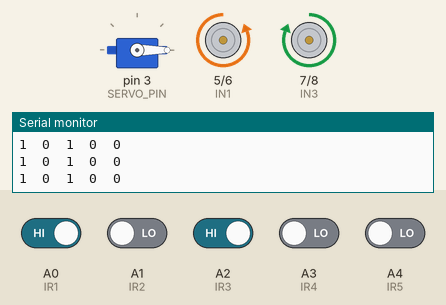
Recording of a sketch running on a simulated Arduino Uno, built with avr-gcc and run on an emulated ATmega328P. On the bench: servo, motor-driver pin pairs drawn as motors (green arrow = first pin HIGH = forward, orange = second pin HIGH = backward, longer = more drive, scaled by the enable pin), the last lines printed to the serial monitor. The inputs (shaded band) are chosen by the test bench; at power-on: A0 (IR1), A2 (IR3) HIGH, A1 (IR2), A3 (IR4), A4 (IR5) LOW.

Above: at 1.2 s.
1.3 s: A0 (IR1) driven LOW
At 2.5 s:
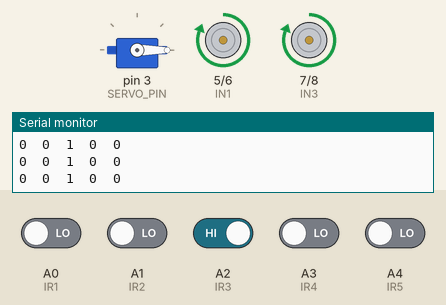
2.8 s: A1 (IR2) driven HIGH
At 3.9 s:
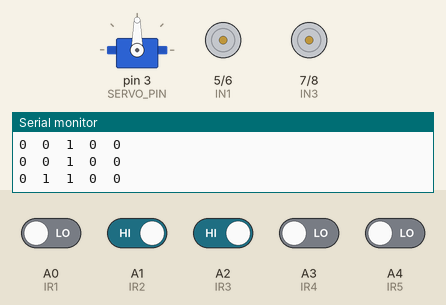
4.3 s: A1 (IR2) driven LOW and A4 (IR5) driven HIGH
7.3 s: A0 (IR1) driven HIGH
At 8.9 s:
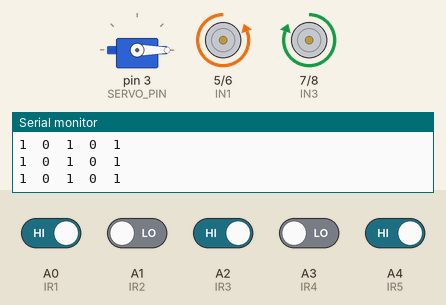
9.3 s: A0 (IR1) driven LOW
At 9.6 s:
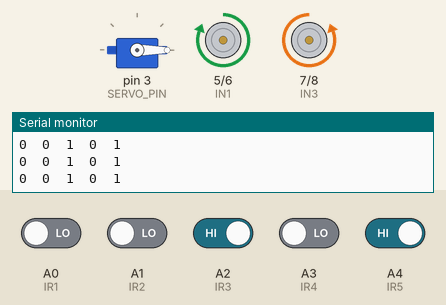
10.8 s: A4 (IR5) driven LOW
At 12.1 s:
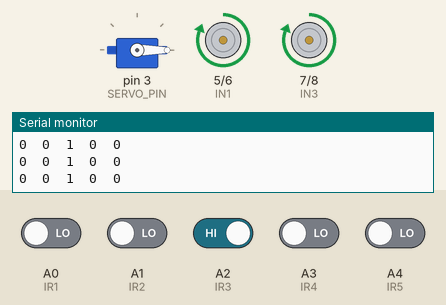
Timing chart, 0 to 13.8 s (numbered marks = the images above; inputs shaded):
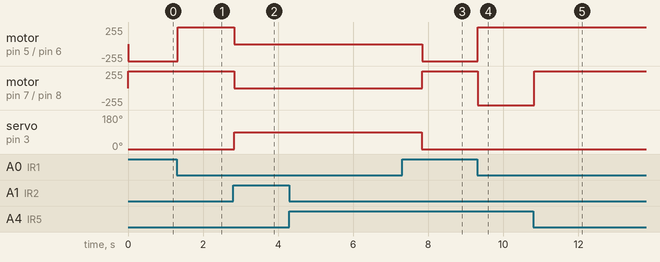

Measured:
- after the input at 1.3 s, motor on pin 5 (IN1) / pin 6 (IN2): backward 255/255 → forward 255/255 at once
- after the input at 2.8 s, motor on pin 5 (IN1) / pin 6 (IN2), motor on pin 7 (IN3) / pin 8 (IN4): forward 255/255 → stopped at once; servo on pin 3 (SERVO_PIN): 0° → 90° at once
- after the input at 4.3 s, every drawn part: stays the same
- after the input at 7.3 s, motor on pin 5 (IN1) / pin 6 (IN2): stopped → backward 255/255 after 0.53 s; motor on pin 7 (IN3) / pin 8 (IN4): stopped → forward 255/255 after 0.53 s
- after the input at 9.3 s, motor on pin 5 (IN1) / pin 6 (IN2): backward 255/255 → forward 255/255 at once; motor on pin 7 (IN3) / pin 8 (IN4): forward 255/255 → backward 255/255 at once
- after the input at 10.8 s, motor on pin 7 (IN3) / pin 8 (IN4): backward 255/255 → forward 255/255 at once

The sketch:

Nano_LFRADVANCED_NURSE_BOT.ino
```cpp
#include <Servo.h>

// Define the pins for the IR sensors
const int IR1 = A0;
const int IR2 = A1;
const int IR3 = A2;
const int IR4 = A3;
const int IR5 = A4;

// Define the pins for the L298N motor driver
#define ENA 9
#define IN1 5
#define IN2 6
#define IN3 7
#define IN4 8
#define ENB 10

// Define the pin for the servo
#define SERVO_PIN 3

Servo doorServo;  // Create a servo object

void setup() {
  Serial.begin(9600);

  // Initialize the IR sensor pins as inputs
  pinMode(IR1, INPUT);
  pinMode(IR2, INPUT);
  pinMode(IR3, INPUT);
  pinMode(IR4, INPUT);
  pinMode(IR5, INPUT);

  // Initialize the motor driver pins as outputs
  pinMode(ENA, OUTPUT);
  pinMode(IN1, OUTPUT);
  pinMode(IN2, OUTPUT);
  pinMode(IN3, OUTPUT);
  pinMode(IN4, OUTPUT);
  pinMode(ENB, OUTPUT);

  // Attach the servo
  doorServo.attach(SERVO_PIN);
  doorServo.write(0);  // Assume door is closed initially
}

void loop() {
  // Read the values from the IR sensors
  bool ir1 = digitalRead(IR1);
  bool ir2 = digitalRead(IR2);
  bool ir3 = digitalRead(IR3);
  bool ir4 = digitalRead(IR4);
  bool ir5 = digitalRead(IR5);
  Serial.print(ir1);
  Serial.print("  ");
  Serial.print(ir2);
  Serial.print("  ");
  Serial.print(ir3);
  Serial.print("  ");
  Serial.print(ir4);
  Serial.print("  ");
  Serial.print(ir5);
  Serial.println("  ");
  // Implement the line following algorithm
  if (!ir1 && !ir2 && ir3 && !ir4 && !ir5) {
    // Go straight
    digitalWrite(IN1, HIGH);
    digitalWrite(IN2, LOW);
    digitalWrite(IN3, HIGH);
    digitalWrite(IN4, LOW);
  } else if (ir1 || (ir1 && ir2)) {
    // Hard left
    digitalWrite(IN1, LOW);
    digitalWrite(IN2, HIGH);
    digitalWrite(IN3, HIGH);
    digitalWrite(IN4, LOW);
  } else if (ir2 && !ir3) {
    // Soft left
    digitalWrite(IN1, LOW);
    digitalWrite(IN2, HIGH);
    digitalWrite(IN3, HIGH);
    digitalWrite(IN4, LOW);
  } else if (ir4 && !ir3) {
    // Soft right
    digitalWrite(IN1, HIGH);
    digitalWrite(IN2, LOW);
    digitalWrite(IN3, LOW);
    digitalWrite(IN4, HIGH);
  } else if (ir5 || (ir4 && ir5)) {
    // Hard right
    digitalWrite(IN1, HIGH);
    digitalWrite(IN2, LOW);
    digitalWrite(IN3, LOW);
    digitalWrite(IN4, HIGH);
  } else {
    // Stop and open the door
    digitalWrite(IN1, LOW);
    digitalWrite(IN2, LOW);
    digitalWrite(IN3, LOW);
    digitalWrite(IN4, LOW);
    doorServo.write(90);  // Open the door (adjust angle as needed)
    delay(5000);  // Wait for 5 seconds
    doorServo.write(0);  // Close the door (adjust angle as needed)
  }

  // Set the speed of the motors
  analogWrite(ENA, 255);
  analogWrite(ENB, 255);
}
```
